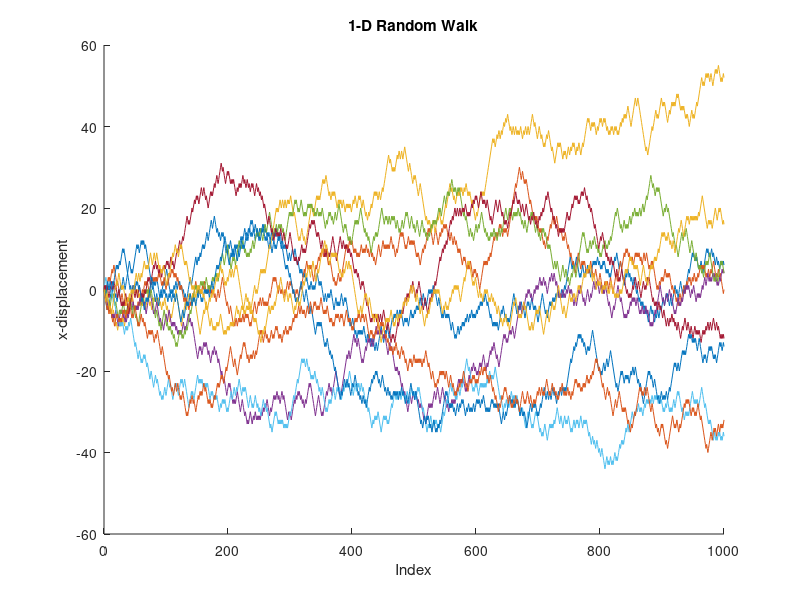
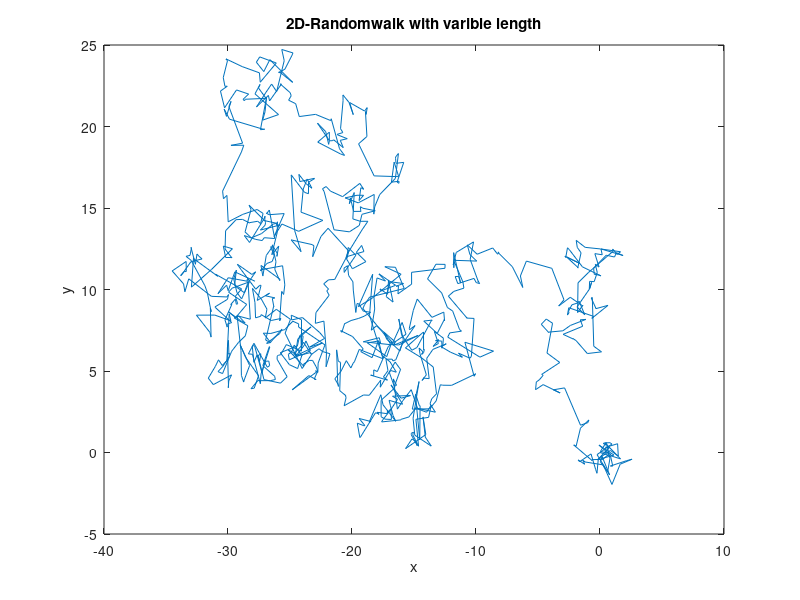

These figures' MATLAB source, in order:
%% Random Walk Script - Dwight Townsend - 7/3/2011 start: 11:30
% This is a script to explore the random walk example.
%
%

clear all; close all;
n = 10; % How many times do we want to walk?
figure(); title('1-D Random Walk'); xlabel('Index'); 
ylabel('x-displacement');
hold on;

for j = 1:n
    % t is going to be a simple counter in this 
    t = 0:1000;
    x0 = 0;

    x = zeros(1, t(end)); % x-values
    x(1) = x0;

    % These are the "random steps" for each index
    steps = (rand(1,t(end)) > 0.5).*2 - 1;

    for i = 1:t(end)
        x(i+1) = x(i) + steps(i);
    end
    plot(t,x)
end

%% 2-D Random Walk
% help pdf **Fuck Off Wade!!!**
% help normal

t = 1000; % Number of steps to take.
l = randn(t,1); % This is the length of each step.
x = zeros(t,1); x(1) = 0; % Initial conditions.
y = zeros(t,1); y(1) = 0;

for i = 2:t;
    % Randomize the direction
    theta = rand*2*pi();

    % x-comp & y-comp
    x(i) = x(i-1) + l(i-1)*cos(theta);
    y(i) = y(i-1) + l(i-1)*sin(theta);
end

figure()
plot(x,y)
title('2D-Randomwalk with varible length');
xlabel('x'); ylabel('y');


